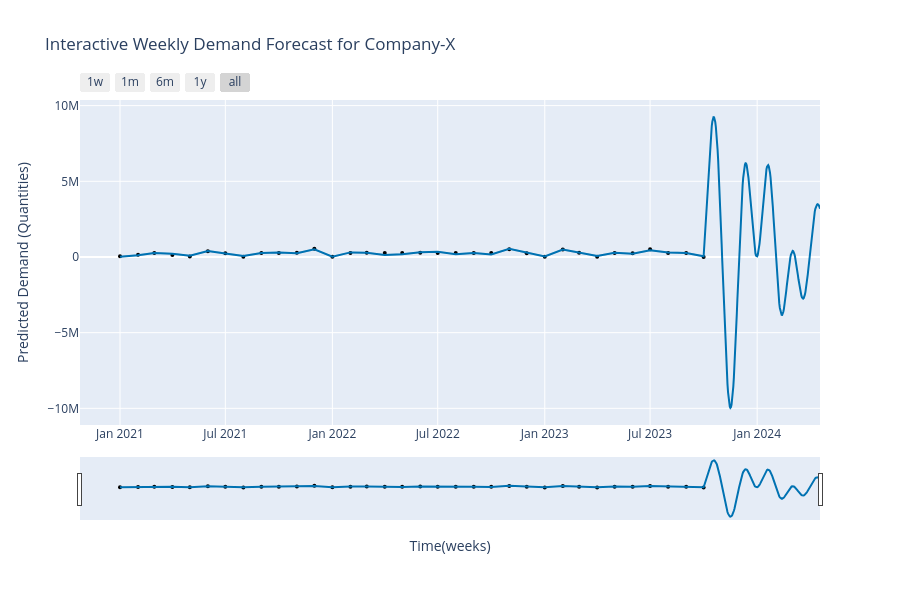

Notebook code for this chart:
### Code cell
from prophet.plot import plot_plotly

fig = plot_plotly(model, predictions)
fig.update_layout(
    title="Interactive Weekly Demand Forecast for Company-X",
    xaxis_title="Time(weeks)",
    yaxis_title="Predicted Demand (Quantities)",
)
fig.show()

### Figure 1 — Plotly figure (JSON) as saved in the notebook; plotly's stock layout.template omitted (floating-point values rounded to 4 significant figures; data arrays with more than 128 entries replaced by an {"elided": "..."} marker saying what was removed)
{"data": [{"marker": {"color": "black", "size": 4}, "mode": "markers", "name": "Actual", "type": "scatter", "x": ["2021-01-01T00:00:00", "2021-02-01T00:00:00", "2021-03-01T00:00:00", "2021-04-01T00:00:00", "2021-05-01T00:00:00", "2021-06-01T00:00:00", "2021-07-01T00:00:00", "2021-08-01T00:00:00", "2021-09-01T00:00:00", "2021-10-01T00:00:00", "2021-11-01T00:00:00", "2021-12-01T00:00:00", "2022-01-01T00:00:00", "2022-02-01T00:00:00", "2022-03-01T00:00:00", "2022-04-01T00:00:00", "2022-05-01T00:00:00", "2022-06-01T00:00:00", "2022-07-01T00:00:00", "2022-08-01T00:00:00", "2022-09-01T00:00:00", "2022-10-01T00:00:00", "2022-11-01T00:00:00", "2022-12-01T00:00:00", "2023-01-01T00:00:00", "2023-02-01T00:00:00", "2023-03-01T00:00:00", "2023-04-01T00:00:00", "2023-05-01T00:00:00", "2023-06-01T00:00:00", "2023-07-01T00:00:00", "2023-08-01T00:00:00", "2023-09-01T00:00:00", "2023-10-01T00:00:00"], "y": [41482, 147300.0, 270890, 137400.0, 26160.0, 382137, 247565, 15847, 259004, 255880, 276241, 547800.0, 20100.0, 265800.0, 277800.0, 262800.0, 260826, 280800.0, 259600.0, 258800.0, 268222, 257884, 509800, 253100.0, 10604, 498300.0, 274200.0, 11020, 256495, 251448, 510128, 270800.0, 257705, 1]}, {"hoverinfo": "skip", "line": {"width": 0}, "mode": "lines", "type": "scatter", "x": {"elided": "234 str values"}, "y": {"elided": "234 float values"}}, {"fill": "tonexty", "fillcolor": "rgba(0, 114, 178, 0.2)", "line": {"color": "#0072B2", "width": 2}, "mode": "lines", "name": "Predicted", "type": "scatter", "x": {"elided": "234 str values"}, "y": {"elided": "234 float values"}}, {"fill": "tonexty", "fillcolor": "rgba(0, 114, 178, 0.2)", "hoverinfo": "skip", "line": {"width": 0}, "mode": "lines", "type": "scatter", "x": {"elided": "234 str values"}, "y": {"elided": "234 float values"}}], "layout": {"height": 600, "showlegend": false, "title": {"text": "Interactive Weekly Demand Forecast for Company-X"}, "width": 900, "xaxis": {"rangeselector": {"buttons": [{"count": 7, "label": "1w", "step": "day", "stepmode": "backward"}, {"count": 1, "label": "1m", "step": "month", "stepmode": "backward"}, {"count": 6, "label": "6m", "step": "month", "stepmode": "backward"}, {"count": 1, "label": "1y", "step": "year", "stepmode": "backward"}, {"step": "all"}]}, "rangeslider": {"visible": true}, "title": {"text": "Time(weeks)"}, "type": "date"}, "yaxis": {"title": {"text": "Predicted Demand (Quantities)"}}}}
